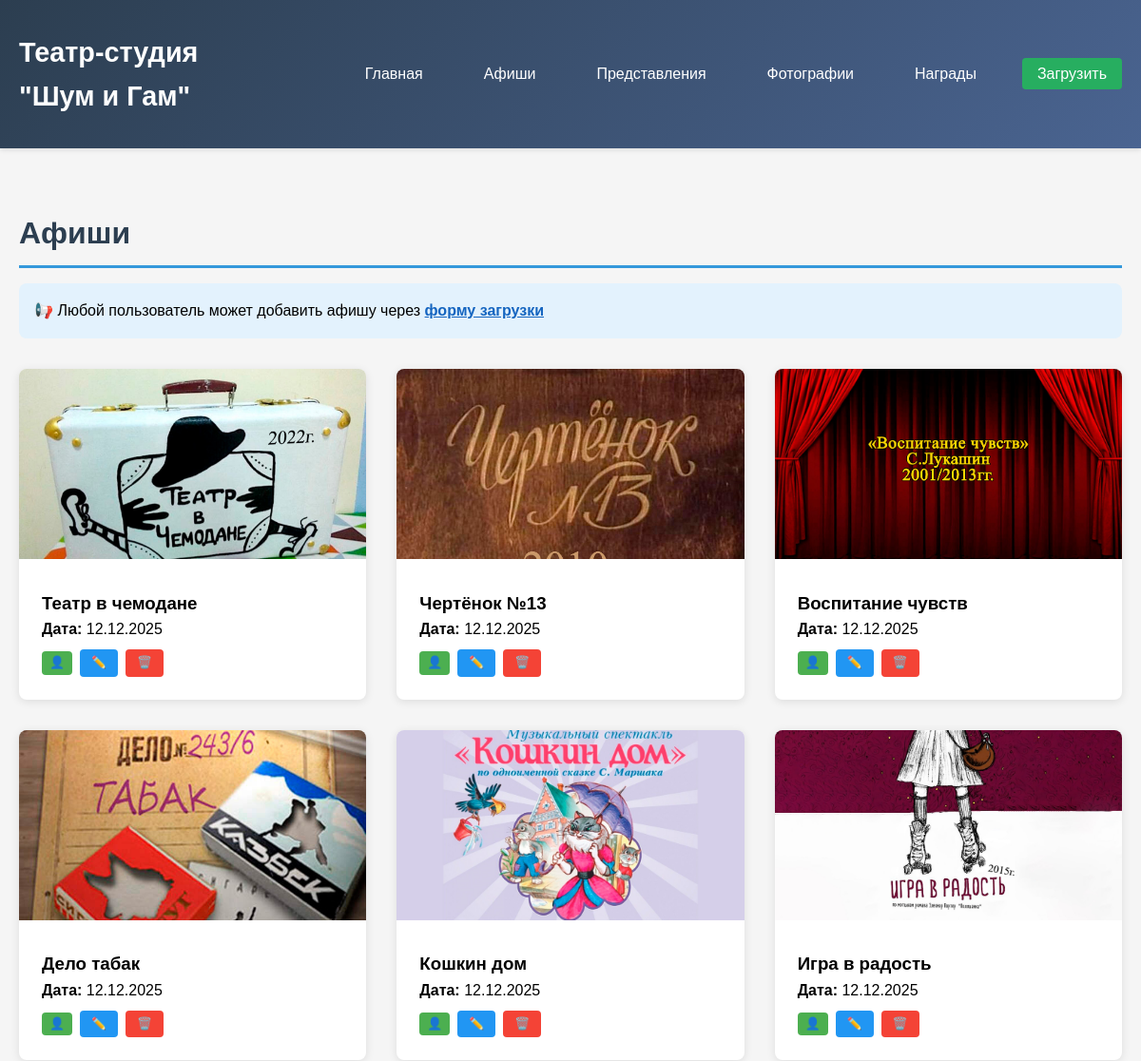
Page /posters/ (upper part) on the earlier database version.
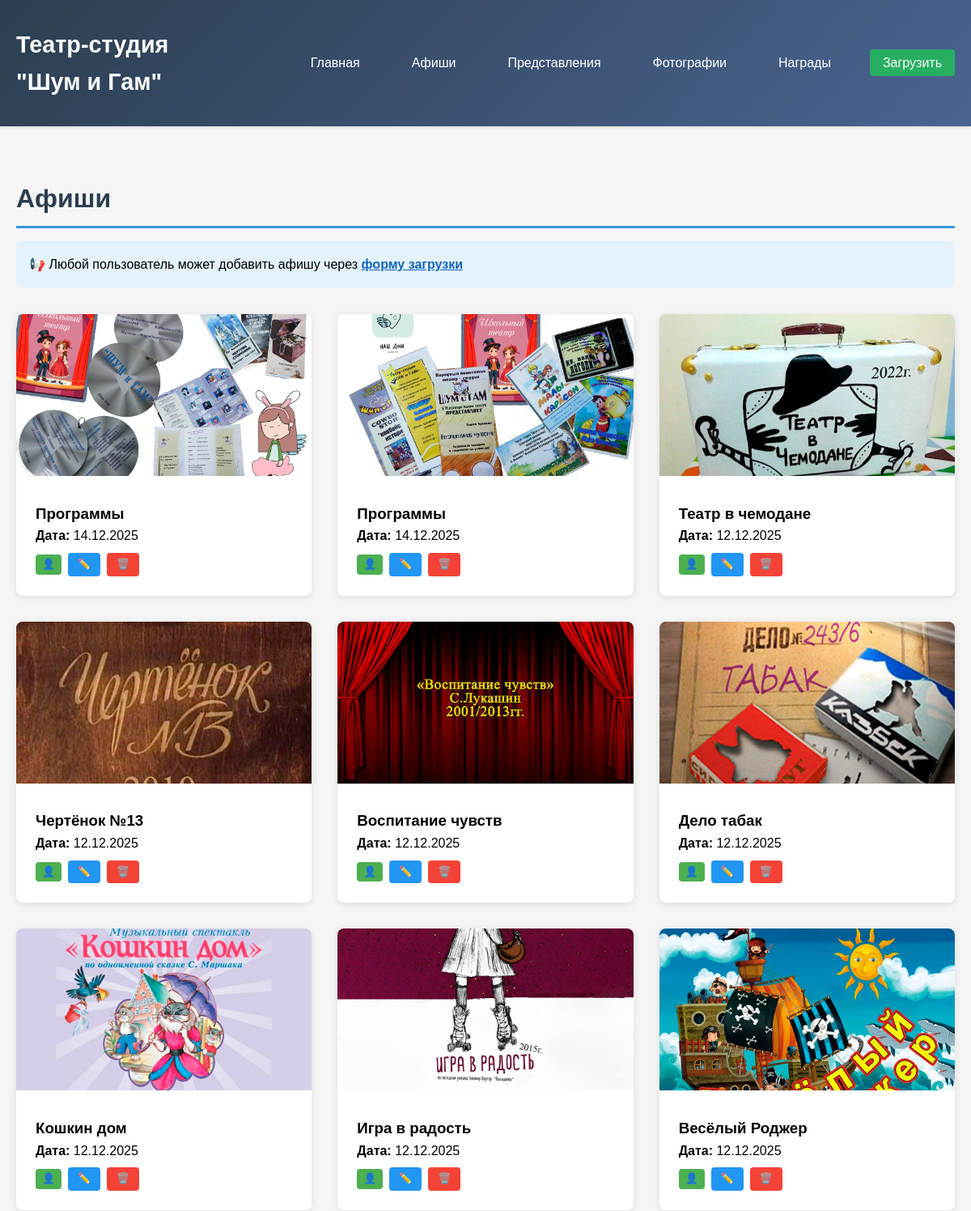
Same page on the later database version.
### culture/models.py (models this page shows, shortened)
class UserUpload(models.Model):
    TYPE_CHOICES = [
        ('photo', 'Фотография'),
        ('video', 'Видео'),
        ('poster', 'Афиша'),
        ('award', 'Награда'),
    ]
    upload_type = models.CharField(max_length=10, choices=TYPE_CHOICES)
    title = models.CharField(max_length=200)
    description = models.TextField(blank=True)
    category = models.ForeignKey(Category, on_delete=models.SET_NULL, null=True, blank=True)
    image = models.ImageField(upload_to='user_uploads/images/', blank=True, null=True)
    video = models.FileField(upload_to='user_uploads/videos/', blank=True, null=True)
    youtube_url = models.URLField(blank=True, null=True)
    created_at = models.DateTimeField(default=timezone.now)
    def is_user_upload(self):
        return True

### culture/views.py (the view)
# urls.py: path('posters/', views.posters_list, name='posters'),
def posters_list(request):
    official_posters = Poster.objects.all().order_by('-date')
    user_posters = UserUpload.objects.filter(upload_type='poster').order_by('-created_at')
    all_posters = list(official_posters) + list(user_posters)
    return render(request, 'culture/posters.html', {'posters': all_posters})

### culture/templates/culture/posters.html (shortened to what this page needs)
{% extends 'culture/base.html' %}
{% block content %}
    <h1 class="section-title">Афиши</h1>
    <div style="background: #e3f2fd; padding: 1rem; border-radius: 8px; margin-bottom: 1rem;">
        <p style="margin: 0;">📢 Любой пользователь может добавить афишу через <a href="{% url 'upload' %}" style="color: #1565c0; font-weight: bold;">форму загрузки</a></p>
    </div>
    <div class="grid">
        {% for poster in posters %}
        <div class="card">
            {% if poster.image %}
            <img src="{{ poster.image.url }}" alt="{{ poster.title }}">
            {% endif %}
            <div class="card-content">
                <h3>{{ poster.title }}</h3>
                <p><strong>Дата:</strong>
                    {% if poster.date %}
                        {{ poster.date }}
                    {% else %}
                        {{ poster.created_at|date:"d.m.Y" }}
                    {% endif %}
                </p>
                {% if poster.is_user_upload %}
                <div style="display: flex; gap: 0.5rem; align-items: center; margin-top: 0.5rem;">
                    <span style="background: #4caf50; color: white; padding: 2px 8px; border-radius: 4px; font-size: 0.8rem;">
                        👤
                    </span>
                    <a href="{% url 'edit_upload' poster.pk %}" style="background: #2196f3; color: white; padding: 0.25rem 0.75rem; border-radius: 4px; font-size: 0.8rem; text-decoration: none;">
                        ✏️
                    </a>
                    <a href="{% url 'delete_upload' poster.pk %}" style="background: #f44336; color: white; padding: 0.25rem 0.75rem; border-radius: 4px; font-size: 0.8rem; text-decoration: none;">
                        🗑️
                    </a>
                </div>
                {% endif %}
            </div>
        </div>
        {% empty %}
        <p>Афиш пока нет.</p>
        {% endfor %}
    </div>
{% endblock %}

Differences in the rows shown:
added UserUpload: image (picture), title "Программы", created_at "14.12.2025"
added UserUpload: image (picture), title "Программы", created_at "14.12.2025"
now on this page (row unchanged): UserUpload: image (picture), title "Весёлый Роджер", created_at "12.12.2025"
